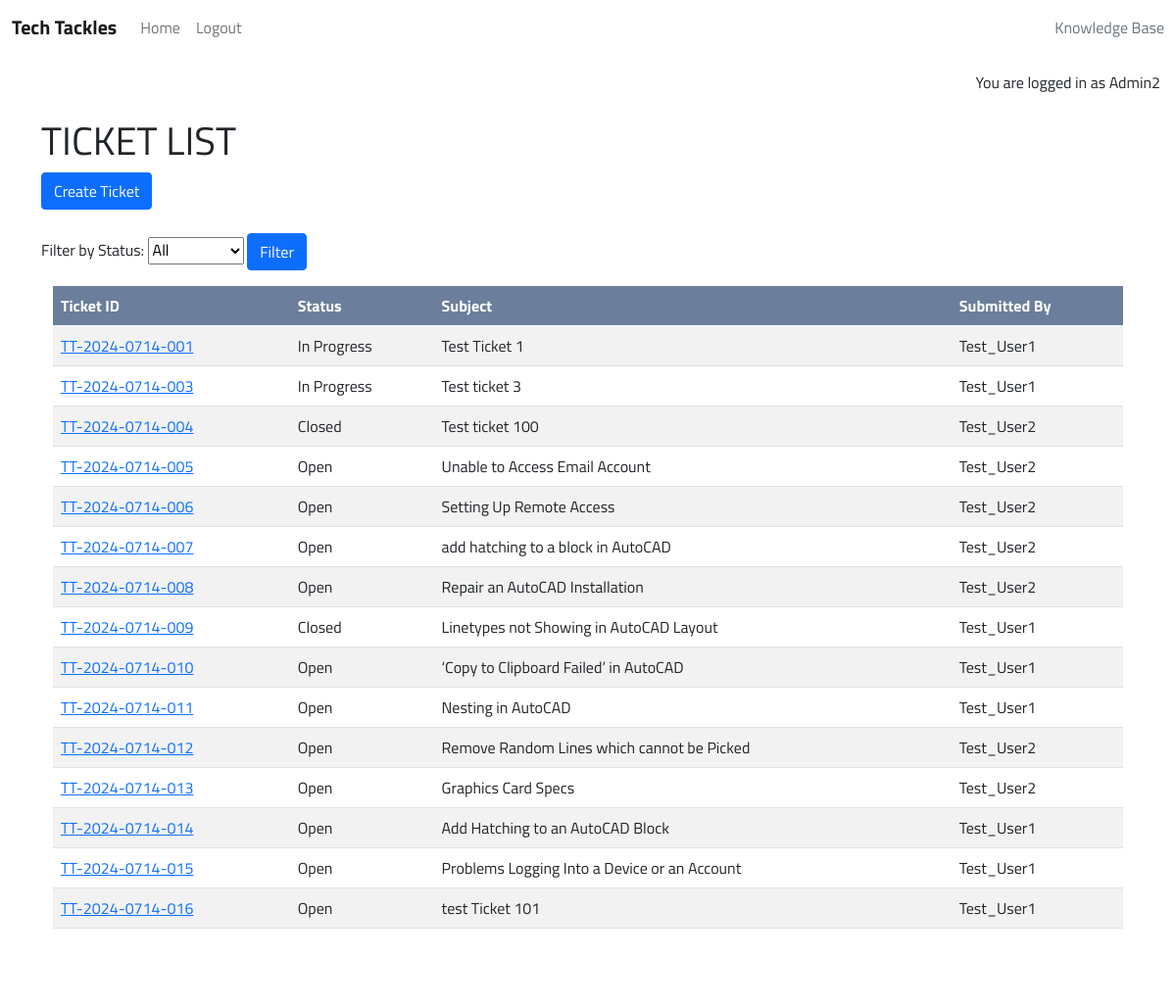
The app's page /tickets/ (signed in), older data.
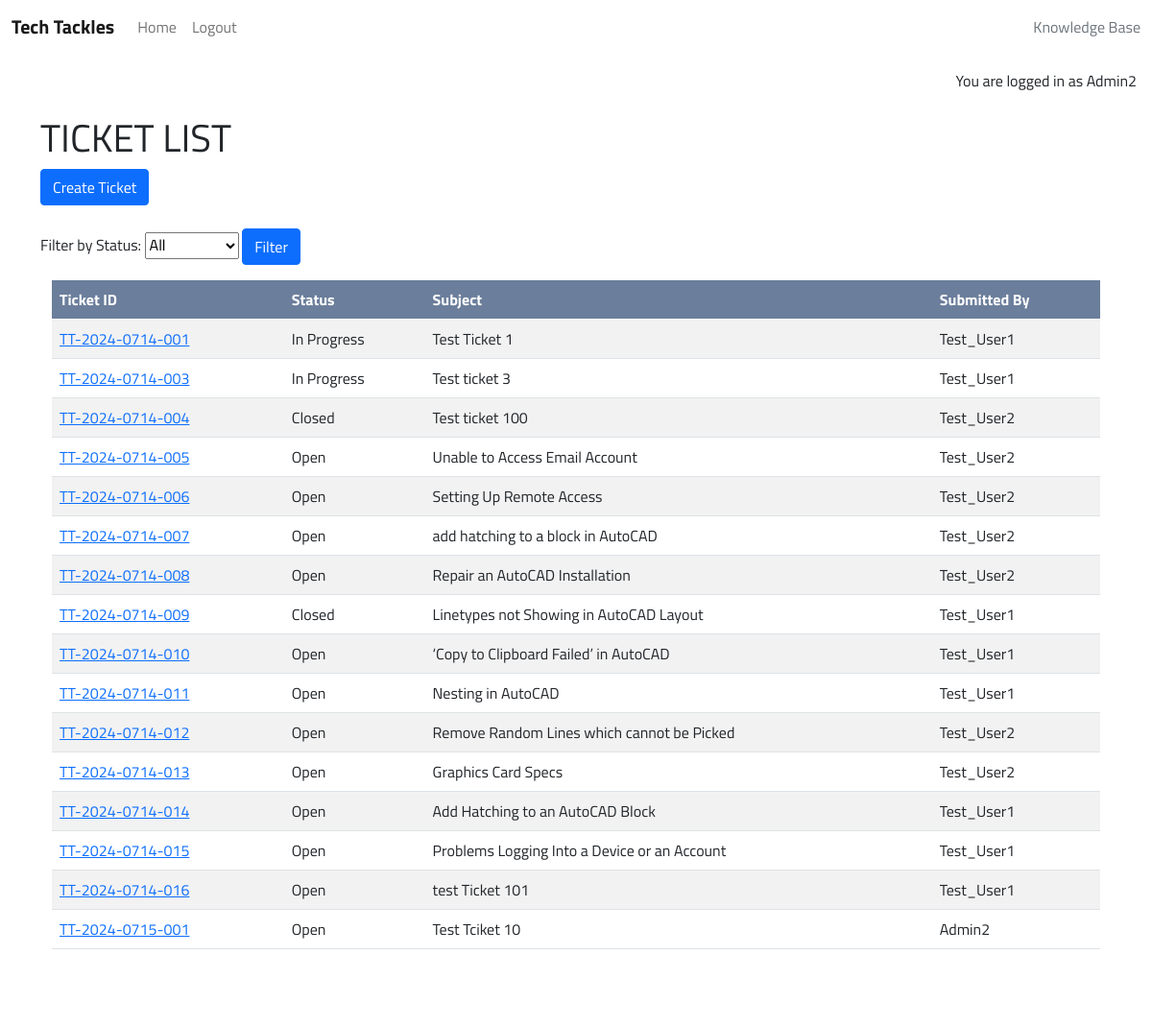
The same page, newer data.
### support/models.py (models this page shows, shortened)
class Ticket(models.Model):
    STATUS_OPTIONS = (
        ('Open', 'Open'),
        ('In Progress', 'In Progress'),
        ('Closed', 'Closed'),
    )
    ticket_id = models.CharField(max_length=20, unique=True)
    user = models.ForeignKey(User, on_delete=models.CASCADE)
    subject = models.CharField(max_length=255)
    description = models.TextField()
    status = models.CharField(max_length=20, choices=STATUS_OPTIONS, default='Open')
    created_on = models.DateTimeField(auto_now_add=True)
    updated_on = models.DateTimeField(auto_now=True)

### support/views.py (the view)
# urls.py: path('tickets/', TicketListView.as_view(), name='ticket_list'),
class TicketListView(LoginRequiredMixin, ListView):
    model = Ticket
    template_name = 'support/ticket_list.html'
    context_object_name = 'tickets'
    def get_queryset(self):
        queryset = super().get_queryset()
        status = self.request.GET.get('status')
        if self.request.user.is_staff:
            queryset = Ticket.objects.all()
        else:
            queryset = Ticket.objects.filter(user=self.request.user)
        if status:
            queryset = queryset.filter(status=status)
        return queryset.order_by('ticket_id')
    def get_context_data(self, **kwargs):
        context = super().get_context_data(**kwargs)
        context['filter_form'] = StatusFilterForm(self.request.GET)
        return context

### support/forms.py
class StatusFilterForm(forms.Form):
    STATUS_OPTIONS = (
        ('', 'All'),
        ('Open', 'Open'),
        ('In Progress', 'In Progress'),
        ('Closed', 'Closed'),
    )
    status = forms.ChoiceField(choices=STATUS_OPTIONS, required=False, label='Filter by Status')

### support/templates/support/ticket_list.html
{% extends "base.html" %}
{% block content %}
<div class="container mt-4">
    <h1>TICKET LIST</h1>
    <div class="mb-4">
        <a href="{% url 'ticket_create' %}" class="btn btn-primary">Create Ticket</a>
    </div>
    <form method="get" action="" class="mt-3 mb-3">
        {{ filter_form.status.label_tag }}
        {{ filter_form.status }}
        <button type="submit" class="btn btn-primary">Filter</button>
    </form>
    <div class="container-fluid">
        <div class="table-responsive table-scroll" data-mdb-perfect-scrollbar="true" style="position: relative; height: auto">
            <table class="table table-striped mb-0">
                <thead>
                    <tr>
                    <th scope="col">Ticket ID</th>
                    <th scope="col">Status</th>
                    <th scope="col">Subject</th>
                    <th scope="col">Submitted By</th>
                    </tr>
                </thead>
                <tbody>
                    {% for ticket in object_list %}
                    <tr>
                        <td><a href="{% url 'ticket_detail' ticket.pk %}">{{ ticket.ticket_id }} </a></td>
                        <td>{{ ticket.status }}</td>
                        <td>{{ ticket.subject }}</td>
                        <td>{{ ticket.user }}</td>
                    </tr>
                    {% endfor %}
                </tbody>
            </table>
        </div>
    </div>
</div>
{% endblock %}

Row changes from the older to the newer data that the page shows:
added Ticket: ticket_id "TT-2024-0715-001", status "Open", subject "Test Tciket 10", user "Admin2"
